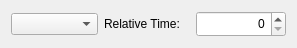
<?xml version="1.0" encoding="UTF-8"?>
<ui version="4.0">
 <class>VolumeRelativeSliceSelector</class>
 <widget class="QWidget" name="VolumeRelativeSliceSelector">
  <property name="geometry">
   <rect>
    <x>0</x>
    <y>0</y>
    <width>297</width>
    <height>48</height>
   </rect>
  </property>
  <property name="sizePolicy">
   <sizepolicy hsizetype="Preferred" vsizetype="Minimum">
    <horstretch>0</horstretch>
    <verstretch>0</verstretch>
   </sizepolicy>
  </property>
  <property name="windowTitle">
   <string>Form</string>
  </property>
  <layout class="QHBoxLayout" name="horizontalLayout">
   <item>
    <widget class="QComboBox" name="cbHorizon"/>
   </item>
   <item>
    <widget class="QLabel" name="label">
     <property name="sizePolicy">
      <sizepolicy hsizetype="Minimum" vsizetype="Preferred">
       <horstretch>0</horstretch>
       <verstretch>0</verstretch>
      </sizepolicy>
     </property>
     <property name="text">
      <string>Relative Time:</string>
     </property>
    </widget>
   </item>
   <item>
    <widget class="ReverseSpinBox" name="sbTime">
     <property name="sizePolicy">
      <sizepolicy hsizetype="Minimum" vsizetype="Minimum">
       <horstretch>0</horstretch>
       <verstretch>0</verstretch>
      </sizepolicy>
     </property>
     <property name="minimumSize">
      <size>
       <width>90</width>
       <height>0</height>
      </size>
     </property>
     <property name="maximumSize">
      <size>
       <width>90</width>
       <height>16777215</height>
      </size>
     </property>
     <property name="alignment">
      <set>Qt::AlignRight|Qt::AlignTrailing|Qt::AlignVCenter</set>
     </property>
     <property name="singleStep">
      <number>1</number>
     </property>
    </widget>
   </item>
  </layout>
 </widget>
 <customwidgets>
  <customwidget>
   <class>ReverseSpinBox</class>
   <extends>QSpinBox</extends>
   <header location="global">reversespinbox.h</header>
  </customwidget>
 </customwidgets>
 <resources/>
 <connections/>
</ui>
